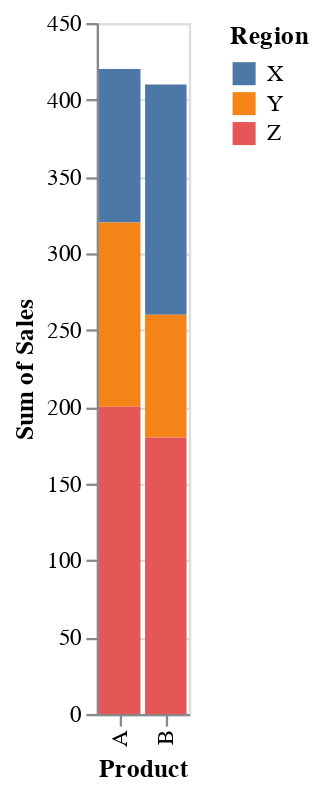

Notebook code cell kept with this figure:
### Code cell
# Создаем DataFrame с данными
data = pd.DataFrame({
    'Product': ['A', 'B', 'A', 'B', 'A', 'B'],
    'Region': ['X', 'X', 'Y', 'Y', 'Z', 'Z'],
    'Sales': [100, 150, 120, 80, 200, 180]
})

# Создаем объект Chart и указываем данные
chart = alt.Chart(data)

# Группируем данные по продукту и региону, агрегируя сумму продаж
grouped_chart = chart.mark_bar().encode(
    x='Product:N',
    y='sum(Sales):Q',
    color='Region:N',
    tooltip='Region:N'
)

grouped_chart

### Figure 1 — Vega-Lite specification as saved in the notebook (floating-point values rounded to 4 significant figures)
{"config": {"view": {"continuousWidth": 300, "continuousHeight": 300}}, "data": {"name": "data-d6e4274209ed24d01d4b35f13cec5ff1"}, "mark": {"type": "bar"}, "encoding": {"color": {"field": "Region", "type": "nominal"}, "tooltip": {"field": "Region", "type": "nominal"}, "x": {"field": "Product", "type": "nominal"}, "y": {"aggregate": "sum", "field": "Sales", "type": "quantitative"}}, "$schema": "https://vega.github.io/schema/vega-lite/v5.17.0.json", "datasets": {"data-d6e4274209ed24d01d4b35f13cec5ff1": [{"Product": "A", "Region": "X", "Sales": 100}, {"Product": "B", "Region": "X", "Sales": 150}, {"Product": "A", "Region": "Y", "Sales": 120}, {"Product": "B", "Region": "Y", "Sales": 80}, {"Product": "A", "Region": "Z", "Sales": 200}, {"Product": "B", "Region": "Z", "Sales": 180}]}}
